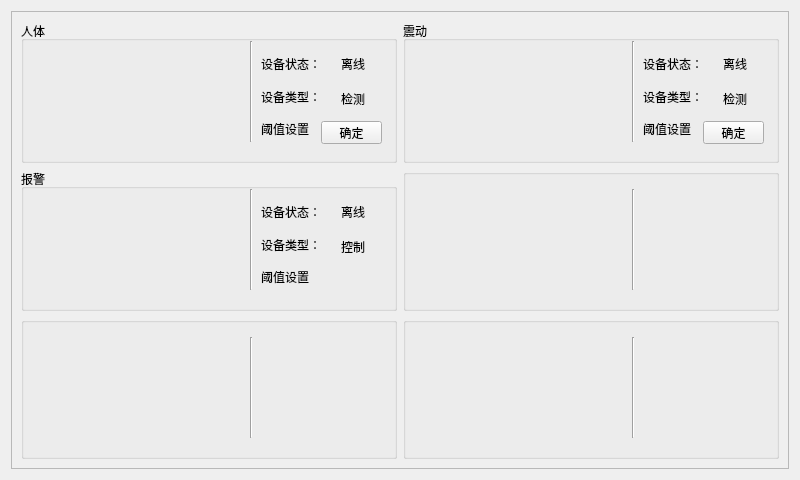
<?xml version="1.0" encoding="UTF-8"?>
<ui version="4.0">
 <class>homeForm</class>
 <widget class="QWidget" name="homeForm">
  <property name="geometry">
   <rect>
    <x>0</x>
    <y>0</y>
    <width>800</width>
    <height>480</height>
   </rect>
  </property>
  <property name="maximumSize">
   <size>
    <width>800</width>
    <height>480</height>
   </size>
  </property>
  <property name="windowTitle">
   <string>Form</string>
  </property>
  <property name="autoFillBackground">
   <bool>true</bool>
  </property>
  <layout class="QGridLayout" name="gridLayout">
   <item row="0" column="1">
    <widget class="QScrollArea" name="scrollArea">
     <property name="minimumSize">
      <size>
       <width>100</width>
       <height>50</height>
      </size>
     </property>
     <property name="widgetResizable">
      <bool>true</bool>
     </property>
     <widget class="QWidget" name="scrollAreaWidgetContents">
      <property name="geometry">
       <rect>
        <x>0</x>
        <y>0</y>
        <width>780</width>
        <height>460</height>
       </rect>
      </property>
      <layout class="QGridLayout" name="gridLayout_2">
       <item row="0" column="0">
        <widget class="QGroupBox" name="groupBox">
         <property name="title">
          <string>人体</string>
         </property>
         <widget class="Line" name="line">
          <property name="geometry">
           <rect>
            <x>220</x>
            <y>20</y>
            <width>20</width>
            <height>101</height>
           </rect>
          </property>
          <property name="orientation">
           <enum>Qt::Vertical</enum>
          </property>
         </widget>
         <widget class="QPushButton" name="tempButton">
          <property name="geometry">
           <rect>
            <x>300</x>
            <y>100</y>
            <width>61</width>
            <height>23</height>
           </rect>
          </property>
          <property name="text">
           <string>确定</string>
          </property>
         </widget>
         <widget class="QWidget" name="layoutWidget">
          <property name="geometry">
           <rect>
            <x>240</x>
            <y>30</y>
            <width>62</width>
            <height>91</height>
           </rect>
          </property>
          <layout class="QVBoxLayout" name="verticalLayout">
           <item>
            <widget class="QLabel" name="label">
             <property name="text">
              <string>设备状态：</string>
             </property>
            </widget>
           </item>
           <item>
            <widget class="QLabel" name="label_2">
             <property name="text">
              <string>设备类型：</string>
             </property>
            </widget>
           </item>
           <item>
            <widget class="QLabel" name="label_3">
             <property name="text">
              <string>阈值设置</string>
             </property>
            </widget>
           </item>
          </layout>
         </widget>
         <widget class="QLabel" name="manStatelabel">
          <property name="geometry">
           <rect>
            <x>320</x>
            <y>35</y>
            <width>31</width>
            <height>16</height>
           </rect>
          </property>
          <property name="text">
           <string>离线</string>
          </property>
         </widget>
         <widget class="QLabel" name="label_30">
          <property name="geometry">
           <rect>
            <x>320</x>
            <y>70</y>
            <width>31</width>
            <height>16</height>
           </rect>
          </property>
          <property name="text">
           <string>检测</string>
          </property>
         </widget>
         <widget class="QLabel" name="manpixlabel">
          <property name="geometry">
           <rect>
            <x>60</x>
            <y>30</y>
            <width>81</width>
            <height>81</height>
           </rect>
          </property>
          <property name="text">
           <string/>
          </property>
         </widget>
        </widget>
       </item>
       <item row="2" column="1">
        <widget class="QGroupBox" name="groupBox_4">
         <property name="title">
          <string/>
         </property>
         <widget class="Line" name="line_6">
          <property name="geometry">
           <rect>
            <x>220</x>
            <y>20</y>
            <width>20</width>
            <height>101</height>
           </rect>
          </property>
          <property name="orientation">
           <enum>Qt::Vertical</enum>
          </property>
         </widget>
         <widget class="QLabel" name="nonepixlabel">
          <property name="geometry">
           <rect>
            <x>80</x>
            <y>30</y>
            <width>81</width>
            <height>81</height>
           </rect>
          </property>
          <property name="text">
           <string/>
          </property>
         </widget>
         <widget class="QLabel" name="label_39">
          <property name="geometry">
           <rect>
            <x>320</x>
            <y>65</y>
            <width>31</width>
            <height>16</height>
           </rect>
          </property>
          <property name="text">
           <string/>
          </property>
         </widget>
         <widget class="QLabel" name="noneStatelabel">
          <property name="geometry">
           <rect>
            <x>320</x>
            <y>30</y>
            <width>31</width>
            <height>21</height>
           </rect>
          </property>
          <property name="text">
           <string/>
          </property>
         </widget>
         <widget class="QWidget" name="layoutWidget">
          <property name="geometry">
           <rect>
            <x>240</x>
            <y>27</y>
            <width>62</width>
            <height>91</height>
           </rect>
          </property>
          <layout class="QVBoxLayout" name="verticalLayout_6">
           <item>
            <widget class="QLabel" name="label_25">
             <property name="text">
              <string/>
             </property>
            </widget>
           </item>
           <item>
            <widget class="QLabel" name="label_24">
             <property name="text">
              <string/>
             </property>
            </widget>
           </item>
           <item>
            <widget class="QLabel" name="label_26">
             <property name="text">
              <string/>
             </property>
            </widget>
           </item>
          </layout>
         </widget>
        </widget>
       </item>
       <item row="1" column="1">
        <widget class="QGroupBox" name="groupBox_6">
         <property name="title">
          <string/>
         </property>
         <widget class="Line" name="line_4">
          <property name="geometry">
           <rect>
            <x>220</x>
            <y>20</y>
            <width>20</width>
            <height>101</height>
           </rect>
          </property>
          <property name="orientation">
           <enum>Qt::Vertical</enum>
          </property>
         </widget>
         <widget class="QLabel" name="label_35">
          <property name="geometry">
           <rect>
            <x>320</x>
            <y>70</y>
            <width>31</width>
            <height>16</height>
           </rect>
          </property>
          <property name="text">
           <string/>
          </property>
         </widget>
         <widget class="QLabel" name="pumpStatelabel">
          <property name="geometry">
           <rect>
            <x>320</x>
            <y>35</y>
            <width>31</width>
            <height>16</height>
           </rect>
          </property>
          <property name="text">
           <string/>
          </property>
         </widget>
         <widget class="QWidget" name="layoutWidget">
          <property name="geometry">
           <rect>
            <x>240</x>
            <y>30</y>
            <width>62</width>
            <height>91</height>
           </rect>
          </property>
          <layout class="QVBoxLayout" name="verticalLayout_4">
           <item>
            <widget class="QLabel" name="label_16">
             <property name="text">
              <string/>
             </property>
            </widget>
           </item>
           <item>
            <widget class="QLabel" name="label_15">
             <property name="text">
              <string/>
             </property>
            </widget>
           </item>
           <item>
            <widget class="QLabel" name="label_13">
             <property name="text">
              <string/>
             </property>
            </widget>
           </item>
          </layout>
         </widget>
         <widget class="QLabel" name="pumpvaluelabel">
          <property name="geometry">
           <rect>
            <x>170</x>
            <y>70</y>
            <width>41</width>
            <height>21</height>
           </rect>
          </property>
          <property name="text">
           <string/>
          </property>
         </widget>
         <widget class="QLabel" name="pumppixlabel">
          <property name="geometry">
           <rect>
            <x>70</x>
            <y>40</y>
            <width>81</width>
            <height>81</height>
           </rect>
          </property>
          <property name="text">
           <string/>
          </property>
         </widget>
        </widget>
       </item>
       <item row="2" column="0">
        <widget class="QGroupBox" name="groupBox_3">
         <property name="title">
          <string/>
         </property>
         <widget class="Line" name="line_5">
          <property name="geometry">
           <rect>
            <x>220</x>
            <y>20</y>
            <width>20</width>
            <height>101</height>
           </rect>
          </property>
          <property name="orientation">
           <enum>Qt::Vertical</enum>
          </property>
         </widget>
         <widget class="QLabel" name="turbpixlabel">
          <property name="geometry">
           <rect>
            <x>80</x>
            <y>40</y>
            <width>81</width>
            <height>81</height>
           </rect>
          </property>
          <property name="text">
           <string/>
          </property>
         </widget>
         <widget class="QLabel" name="label_37">
          <property name="geometry">
           <rect>
            <x>320</x>
            <y>70</y>
            <width>31</width>
            <height>16</height>
           </rect>
          </property>
          <property name="text">
           <string/>
          </property>
         </widget>
         <widget class="QLabel" name="turbStatelabel">
          <property name="geometry">
           <rect>
            <x>320</x>
            <y>35</y>
            <width>31</width>
            <height>16</height>
           </rect>
          </property>
          <property name="text">
           <string/>
          </property>
         </widget>
         <widget class="QWidget" name="layoutWidget">
          <property name="geometry">
           <rect>
            <x>240</x>
            <y>30</y>
            <width>62</width>
            <height>91</height>
           </rect>
          </property>
          <layout class="QVBoxLayout" name="verticalLayout_5">
           <item>
            <widget class="QLabel" name="label_21">
             <property name="text">
              <string/>
             </property>
            </widget>
           </item>
           <item>
            <widget class="QLabel" name="label_22">
             <property name="text">
              <string/>
             </property>
            </widget>
           </item>
           <item>
            <widget class="QLabel" name="label_23">
             <property name="text">
              <string/>
             </property>
            </widget>
           </item>
          </layout>
         </widget>
         <widget class="QLabel" name="turbvaluelabel">
          <property name="geometry">
           <rect>
            <x>170</x>
            <y>70</y>
            <width>41</width>
            <height>21</height>
           </rect>
          </property>
          <property name="text">
           <string/>
          </property>
         </widget>
        </widget>
       </item>
       <item row="1" column="0">
        <widget class="QGroupBox" name="groupBox_5">
         <property name="title">
          <string>报警</string>
         </property>
         <widget class="Line" name="line_3">
          <property name="geometry">
           <rect>
            <x>220</x>
            <y>20</y>
            <width>20</width>
            <height>101</height>
           </rect>
          </property>
          <property name="orientation">
           <enum>Qt::Vertical</enum>
          </property>
         </widget>
         <widget class="QLabel" name="label_33">
          <property name="geometry">
           <rect>
            <x>320</x>
            <y>70</y>
            <width>31</width>
            <height>16</height>
           </rect>
          </property>
          <property name="text">
           <string/>
          </property>
         </widget>
         <widget class="QLabel" name="alarmStatelabel">
          <property name="geometry">
           <rect>
            <x>320</x>
            <y>35</y>
            <width>31</width>
            <height>16</height>
           </rect>
          </property>
          <property name="text">
           <string>离线</string>
          </property>
         </widget>
         <widget class="QWidget" name="layoutWidget">
          <property name="geometry">
           <rect>
            <x>240</x>
            <y>30</y>
            <width>62</width>
            <height>91</height>
           </rect>
          </property>
          <layout class="QVBoxLayout" name="verticalLayout_3">
           <item>
            <widget class="QLabel" name="label_12">
             <property name="text">
              <string>设备状态：</string>
             </property>
            </widget>
           </item>
           <item>
            <widget class="QLabel" name="label_11">
             <property name="text">
              <string>设备类型：</string>
             </property>
            </widget>
           </item>
           <item>
            <widget class="QLabel" name="label_9">
             <property name="text">
              <string>阈值设置</string>
             </property>
            </widget>
           </item>
          </layout>
         </widget>
         <widget class="QLabel" name="label_36">
          <property name="geometry">
           <rect>
            <x>320</x>
            <y>70</y>
            <width>31</width>
            <height>16</height>
           </rect>
          </property>
          <property name="text">
           <string>控制</string>
          </property>
         </widget>
         <widget class="QLabel" name="lampvaluelabel">
          <property name="geometry">
           <rect>
            <x>170</x>
            <y>70</y>
            <width>41</width>
            <height>21</height>
           </rect>
          </property>
          <property name="text">
           <string/>
          </property>
         </widget>
         <widget class="QLabel" name="alarmpixlabel">
          <property name="geometry">
           <rect>
            <x>60</x>
            <y>40</y>
            <width>81</width>
            <height>81</height>
           </rect>
          </property>
          <property name="text">
           <string/>
          </property>
         </widget>
        </widget>
       </item>
       <item row="0" column="1">
        <widget class="QGroupBox" name="groupBox_2">
         <property name="title">
          <string>震动</string>
         </property>
         <widget class="Line" name="line_2">
          <property name="geometry">
           <rect>
            <x>220</x>
            <y>20</y>
            <width>20</width>
            <height>101</height>
           </rect>
          </property>
          <property name="orientation">
           <enum>Qt::Vertical</enum>
          </property>
         </widget>
         <widget class="QPushButton" name="watlButton">
          <property name="geometry">
           <rect>
            <x>300</x>
            <y>100</y>
            <width>61</width>
            <height>23</height>
           </rect>
          </property>
          <property name="text">
           <string>确定</string>
          </property>
         </widget>
         <widget class="QLabel" name="label_31">
          <property name="geometry">
           <rect>
            <x>320</x>
            <y>70</y>
            <width>31</width>
            <height>16</height>
           </rect>
          </property>
          <property name="text">
           <string>检测</string>
          </property>
         </widget>
         <widget class="QLabel" name="shakeStatelabel">
          <property name="geometry">
           <rect>
            <x>320</x>
            <y>35</y>
            <width>35</width>
            <height>16</height>
           </rect>
          </property>
          <property name="text">
           <string>离线</string>
          </property>
         </widget>
         <widget class="QWidget" name="layoutWidget">
          <property name="geometry">
           <rect>
            <x>240</x>
            <y>30</y>
            <width>62</width>
            <height>91</height>
           </rect>
          </property>
          <layout class="QVBoxLayout" name="verticalLayout_2">
           <item>
            <widget class="QLabel" name="label_8">
             <property name="text">
              <string>设备状态：</string>
             </property>
            </widget>
           </item>
           <item>
            <widget class="QLabel" name="label_7">
             <property name="text">
              <string>设备类型：</string>
             </property>
            </widget>
           </item>
           <item>
            <widget class="QLabel" name="label_5">
             <property name="text">
              <string>阈值设置</string>
             </property>
            </widget>
           </item>
          </layout>
         </widget>
         <widget class="QLabel" name="shakepixlabel">
          <property name="geometry">
           <rect>
            <x>80</x>
            <y>30</y>
            <width>81</width>
            <height>81</height>
           </rect>
          </property>
          <property name="text">
           <string/>
          </property>
         </widget>
        </widget>
       </item>
      </layout>
     </widget>
    </widget>
   </item>
  </layout>
 </widget>
 <resources/>
 <connections/>
</ui>
